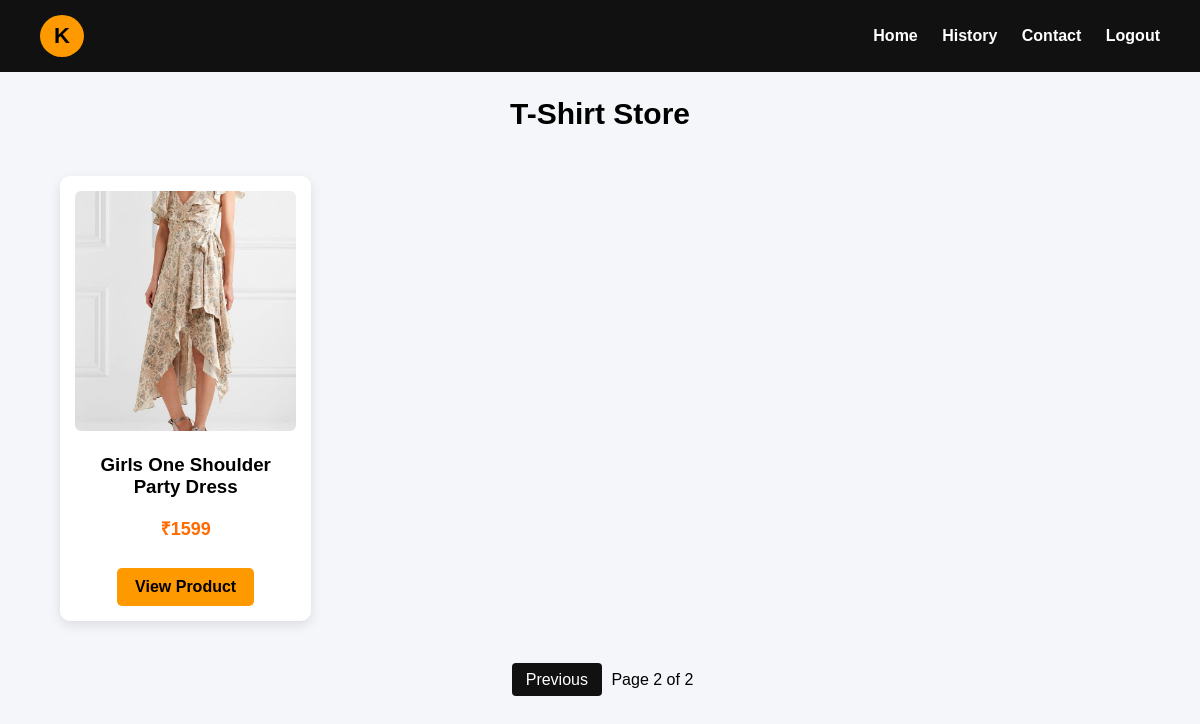
Page /?page=2 (signed in) on the committed database.
### testapp/models.py (models this page shows)
class Tshirt(models.Model):
    SIZE_CHOICES = [
        ('S','Small'),
        ('M','Medium'),
        ('L','Large'),
        ('XL','Extra Large'),
        ('XXL','Double XL')
    ]
    name = models.CharField(max_length=100)
    image = models.ImageField(upload_to='tshirts/')
    description = models.TextField()
    price = models.IntegerField()

### testapp/views.py (the view)
# urls.py: path('', views.home, name='home'),
@login_required(login_url='/login/')
def home(request):
    tshirts = Tshirt.objects.all()
    paginator = Paginator(tshirts, 10)
    page_number = request.GET.get('page')
    page_obj = paginator.get_page(page_number)
    return render(request, 'testapp/home.html', {'page_obj': page_obj})

### templates/testapp/home.html (shortened to what this page needs)
{% extends 'testapp/base.html' %}
{% block content %}
<h1 class="title">T-Shirt Store</h1>
<div class="container">
{% for t in page_obj %}
<div class="card">
<a href="/product/{{t.id}}">
<img src="{{t.image.url}}">
</a>
<h3>{{t.name}}</h3>
<p class="price">₹{{t.price}}</p>
<a href="/product/{{t.id}}" class="btn">View Product</a>
</div>
{% endfor %}
</div>
<div class="pagination">
{% if page_obj.has_previous %}
<a href="?page={{page_obj.previous_page_number}}">Previous</a>
{% endif %}
<span>Page {{page_obj.number}} of {{page_obj.paginator.num_pages}}</span>
</div>
{% endblock %}

### static/css/style.css (style rules this page uses)
body { font-family:Arial, Helvetica, sans-serif; background:#f4f6f9; margin:0; }
.title { text-align:center; margin:25px; font-size:30px; }
.container { display:grid; grid-template-columns:repeat(auto-fill,minmax(240px,1fr)); gap:25px; padding:20px 60px; }
.card { background:white; border-radius:10px; box-shadow:0 4px 12px rgba(0,0,0,0.1); text-align:center; padding:15px; transition:0.3s; }
.card img { width:100%; height:240px; object-fit:cover; border-radius:6px; transition:0.3s; }
.price { color:#ff6b00; font-weight:bold; font-size:18px; }
.btn { background:#ff9900; color:black; padding:10px 18px; border-radius:5px; text-decoration:none; display:inline-block; margin-top:10px; font-weight:bold; }
.pagination { text-align:center; margin:30px; }
.pagination a { background:#111; color:white; padding:8px 14px; margin:5px; text-decoration:none; border-radius:4px; }

### rows in the picture
Tshirt: image (picture), name "Girls One Shoulder Party Dress", price "1599"

### other values in the picture
{{ page_obj.number }} "2"
{{ page_obj.paginator.num_pages }} "2"
